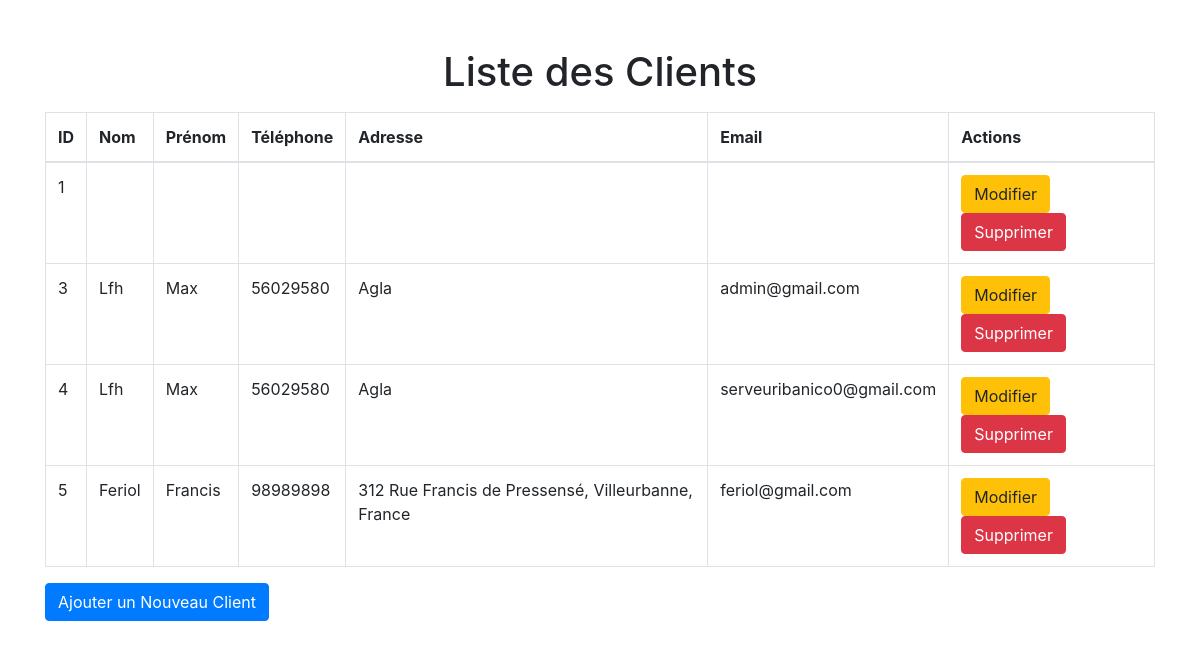
Page /liste_cli.php on the committed database.
### tables this page shows
CREATE TABLE IF NOT EXISTS `client` (
  `id_client` int NOT NULL AUTO_INCREMENT,
  `nom` varchar(50) NOT NULL,
  `prenom` varchar(50) NOT NULL,
  `telephone` varchar(20) NOT NULL,
  `adresse` varchar(255) NOT NULL,
  `email` varchar(100) NOT NULL,
  `password` varchar(255) NOT NULL,
  PRIMARY KEY (`id_client`),
  UNIQUE KEY `email` (`email`)
);

### liste_cli.php (the view, shortened to what this page needs)
<!DOCTYPE html>
<html lang="fr">
<head>
    <link href="https://stackpath.bootstrapcdn.com/bootstrap/4.5.2/css/bootstrap.min.css" rel="stylesheet">
</head>
<body>
<div class="container mt-5">
    <h1 class="text-center">Liste des Clients</h1>
    <table class="table table-bordered mt-3">
        <thead>
        <tr>
            <th>ID</th>
            <th>Nom</th>
            <th>Prénom</th>
            <th>Téléphone</th>
            <th>Adresse</th>
            <th>Email</th>
            <th>Actions</th>
        </tr>
        </thead>
        <tbody>
        <?php
        require 'config.php';
        $sql = "SELECT * FROM client";
        $result = $conn->query($sql);
        if ($result->num_rows > 0) {
            while ($row = $result->fetch_assoc()) {
                ?>
                <tr>
                    <td><?php echo $row['id_client']; ?></td>
                    <td><?php echo $row['nom']; ?></td>
                    <td><?php echo $row['prenom']; ?></td>
                    <td><?php echo $row['telephone']; ?></td>
                    <td><?php echo $row['adresse']; ?></td>
                    <td><?php echo $row['email']; ?></td>
                    <td>
                        <a href="edit_client.php?id=<?php echo $row['id_client']; ?>" class="btn btn-warning">Modifier</a>
                        <button class="btn btn-danger btn-delete" data-id="<?php echo $row['id_client']; ?>">Supprimer</button>
                    </td>
                </tr>
                <?php
            }
        } else {
            echo "<tr><td colspan='7'>Aucun client trouvé</td></tr>";
        }
        ?>
        </tbody>
    </table>
    <a href="manage_users.php" class="btn btn-primary">Ajouter un Nouveau Client</a>
</div>
</body>
</html>

### rows in the picture
client: id_client "1"
client: id_client "3", nom "Lfh", prenom "Max", telephone "56029580", adresse "Agla", email "admin@gmail.com"
client: id_client "4", nom "Lfh", prenom "Max", telephone "56029580", adresse "Agla", email "serveuribanico0@gmail.com"
client: id_client "5", nom "Feriol", prenom "Francis", telephone "98989898", adresse "312 Rue Francis de Pressensé, Villeurbanne, France", email "feriol@gmail.com"
